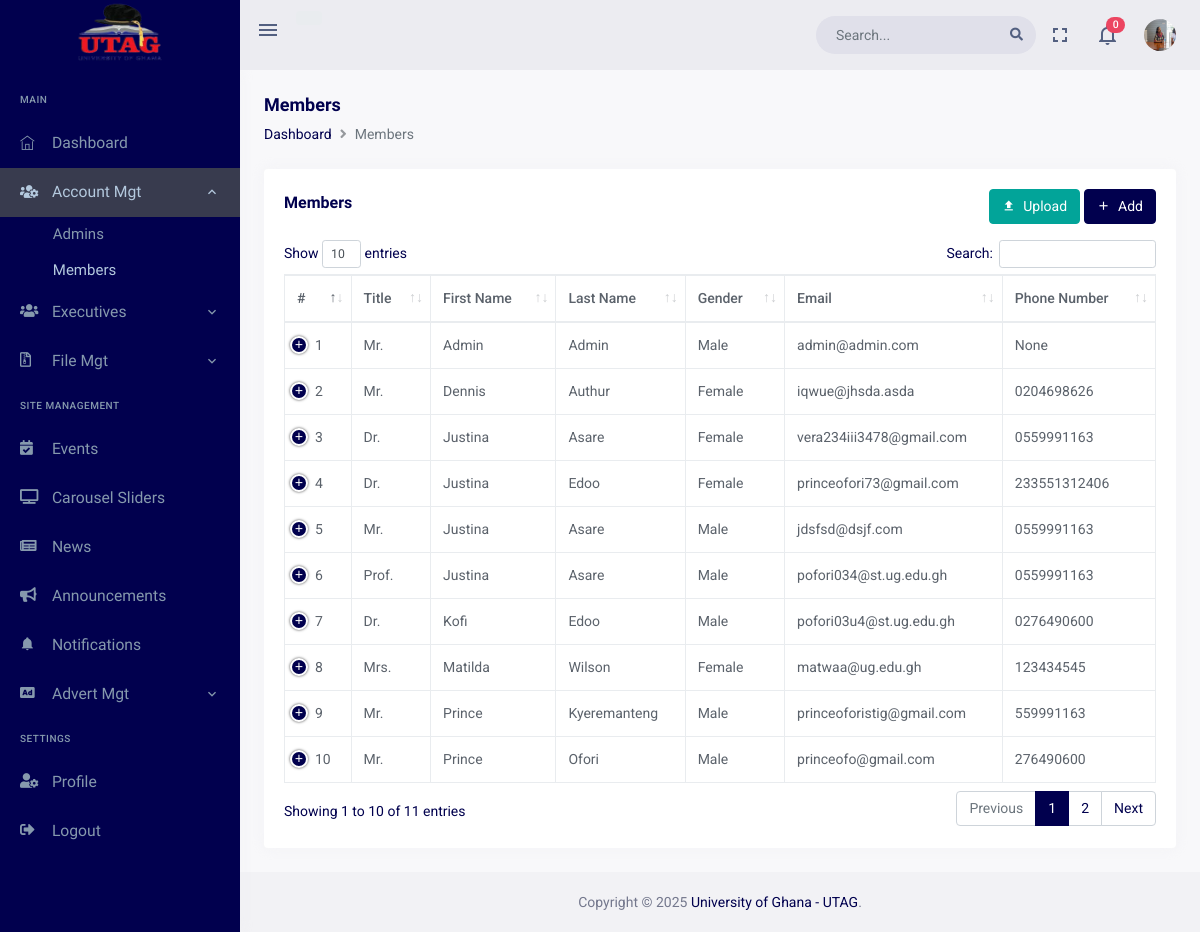
Page /dashboard/account_management/members (signed in) on the committed database.
### accounts/models.py (models this page shows, shortened)
class User(AbstractBaseUser, PermissionsMixin):
    TITLE_CHOICES = (
        ('Prof.', 'Prof.'),
        ('Dr.', 'Dr.'),
        ('Mr.', 'Mr.'),
        ('Mrs.', 'Mrs.'),
    )
    GENDER_CHOICES = (
        ('Male', 'Male'),
        ('Female', 'Female')
    )
    EXECUTIVE_POSITION_CHOICES = (
        ('President', 'President'),
        ('Vice President', 'Vice President'),
        ('Secretary', 'Secretary'),
        ('Treasurer', 'Treasurer'),
        ('Committee Member', 'Committee Member'),
    )
    title = models.CharField(max_length=5, choices=TITLE_CHOICES)
    first_name = models.CharField(max_length=30)
    other_name = models.CharField(max_length=30, blank=True, null=True)
    last_name = models.CharField(max_length=30)
    gender = models.CharField(max_length=10, choices=GENDER_CHOICES)
    profile_pic = models.ImageField(upload_to='profile_pictures/', blank=True, null=True)
    email = models.EmailField(unique=True)
    email_sent = models.BooleanField(default=False)
    phone_number = models.CharField(max_length=15, blank=True, null=True)
    department = models.CharField(max_length=50, blank=True, null=True)
    created_from_dashboard = models.BooleanField(default=False)
    created_by = models.ForeignKey('self', on_delete=models.CASCADE, blank=True, null=True)
    is_bulk_creation = models.BooleanField(default=False)
    created_at = models.DateTimeField(auto_now_add=True)
    updated_at = models.DateTimeField(auto_now=True)
    is_staff = models.BooleanField(default=False)
    is_superuser = models.BooleanField(default=False)
    executive_image = models.ImageField(upload_to='executive_images/', blank=True, null=True)
    executive_position = models.CharField(max_length=30, choices=EXECUTIVE_POSITION_CHOICES, blank=True, null=True)
    fb_profile_url = models.URLField(blank=True, null=True)
    twitter_profile_url = models.URLField(blank=True, null=True)
    linkedin_profile_url = models.URLField(blank=True, null=True)
    date_appointed = models.DateField(null=True, blank=True)
    date_ended = models.DateField(null=True, blank=True)
    is_active_executive = models.BooleanField(default=False)
    objects = UserManager()
    USERNAME_FIELD = 'email'
    REQUIRED_FIELDS = ['title', 'first_name', 'last_name', 'gender']
    def get_full_name(self):
        if self.other_name:
            return f'{self.title} {self.first_name} {self.other_name} {self.last_name}'
        else:
            return f'{self.title} {self.first_name} {self.last_name}'
    def get_short_name(self):
        return self.first_name
    def get_profile_pic_url(self):
        return self.profile_pic.url if self.profile_pic else '/static/dashboard/assets/images/users/profile.png'
    class Meta:
        permissions = [
        ('view_dashboard', 'Can view dashboard'),
        ('add_admin', 'Can add admin'),
        ('change_admin', 'Can change admin'),
        ('delete_admin', 'Can delete admin'),
        ('view_admin', 'Can view admin'),
        ('add_executive', 'Can add executive'),
        ('change_executive', 'Can change executive'),
        ('delete_executive', 'Can delete executive'),
        ('view_executive', 'Can view executive'),
        ('add_member', 'Can add member'),
        ('change_member', 'Can change member'),
        ('delete_member', 'Can delete member'),
        ('view_member', 'Can view member'),
        ]

### dashboard/views/account.py (the view)
# urls.py: path('account_management/members',views.MemberListView.as_view(), name='members'),
class MemberListView(PermissionRequiredMixin, View):
    permission_required = 'accounts.view_member'
    template_name = 'dashboard_pages/members.html'
    @method_decorator(MustLogin)
    def get(self, request):
        users = User.objects.filter(groups__name='Member').order_by('first_name')
        total_documents = Document.objects.filter(category='internal').count()
        total_external_documents = Document.objects.filter(category='external').count()
        notifications = Notification.objects.filter(user=request.user).order_by('-created_at')[:5]
        notification_count = Notification.objects.filter(user=request.user, status='UNREAD').count()
        context = {
            'users': users,
            'total_documents': total_documents,
            'total_external_documents': total_external_documents,
            'notifications': notifications,
            'notification_count': notification_count,
            'has_add_permission': request.user.has_perm('accounts.add_member'),
            'has_change_permission': request.user.has_perm('accounts.change_member'),
            'has_delete_permission': request.user.has_perm('accounts.delete_member'),
        }
        return render(request, self.template_name, context)

### dashboard/templates/dashboard_pages/members.html (shortened to what this page needs)
{% extends "base/dashboard_base.html" %}
{% load static %}
{% block content %}
<div class="page-content">
    <div class="container-fluid">
        <div class="page-title-box">
            <div class="row align-items-center">
                <div class="col-md-8">
                    <h6 class="page-title">Members</h6>
                    <ol class="breadcrumb m-0">
                        <li class="breadcrumb-item"><a href="{% url 'dashboard:dashboard' %}">Dashboard</a></li>
                        <li class="breadcrumb-item active" aria-current="page">Members</li>
                    </ol>
                </div>
            </div>
        </div>
        <div class="row">
            <div class="col-12">
                <div class="card">
                    <div class="card-body">
                        <div class="row align-items-center">
                            <div class="col-md-8">
                                <h4 class="card-title">Members</h4>
                            </div>
                            {% if has_add_permission %}
                            <div class="col-md-4">
                                <div class="float-end d-none d-md-block">
                                    <button class="btn btn-success" type="button" data-bs-toggle="modal" data-bs-target="#uploadOptionsModal">
                                        <i class="mdi mdi-upload me-1"></i> Upload
                                    </button>
                                    <button class="btn btn-primary" type="button" data-bs-toggle="modal" data-bs-target="#addModal">
                                        <i class="mdi mdi-plus me-1"></i> Add
                                    </button>
                                </div>
                            </div>
                            {% endif %}
                        </div>
                        <div class='mt-3'>
                        <table id="datatable" class="table table-bordered dt-responsive nowrap" style="border-collapse: collapse; border-spacing: 0; width: 100%;">
                            <thead>
                                <tr>
                                    <th>#</th>
                                    <th>Title</th>
                                    <th>First Name</th>
                                    <th>Last Name</th>
                                    <th>Gender</th>
                                    <th>Email</th>
                                    <th>Phone Number</th>
                                </tr>
                            </thead>
                            <tbody>
                                {% for member in users %}
                                <tr>
                                    <td>{{forloop.counter}}</td>
                                    <td>{{member.title}}</td>
                                    <td>{{member.first_name}}</td>
                                    <td>{{member.last_name}}</td>
                                    <td>{{member.gender}}</td>
                                    <td>{{member.email}}</td>
                                    <td>{{member.phone_number}}</td>
                                </tr>
                                {% endfor %}
                            </tbody>
                        </table>
                        </div>
                    </div>
                </div>
            </div>
        </div>
    </div>
</div>
{% endblock content %}
{% block my_styles %}
 <link href="{% static 'dashboard/assets/libs/datatables.net-bs4/css/dataTables.bootstrap4.min.css' %}" rel="stylesheet" type="text/css">
 <link href="{% static 'dashboard/assets/libs/datatables.net-buttons-bs4/css/buttons.bootstrap4.min.css' %}" rel="stylesheet" type="text/css">
 <link href="{% static 'dashboard/assets/libs/datatables.net-responsive-bs4/css/responsive.bootstrap4.min.css' %}" rel="stylesheet" type="text/css">
{% endblock my_styles %}

### dashboard/templates/includes/dash_header.html (shortened to what this page needs)
{% load static %}
<header id="page-topbar">
    <div class="navbar-header">
        <div class="d-flex">
            <div class="navbar-brand-box">
                <a href="{% url 'website:index' %}" class="logo logo-light">
                    <span class="logo-lg">
                        <img src="{% static 'dashboard/assets/images/utag_ug.png' %}" alt="" height="80">
                    </span>
                </a>
            </div>
            <button type="button" class="btn btn-sm px-3 font-size-24 header-item waves-effect" id="vertical-menu-btn">
                <i class="mdi mdi-menu"></i>
            </button>
            <div class="d-none d-sm-block">
                <div class="pt-3 d-inline-block">
                    {% if user.is_authenticated %}
                    <p class="btn btn-secondary">
                    </p>
                    {% endif %}
                </div>
            </div>
        </div>
        <div class="d-flex">
            <form class="app-search d-none d-lg-block">
                <div class="position-relative">
                    <input type="text" class="form-control" placeholder="Search...">
                    <span class="fa fa-search"></span>
                </div>
            </form>
            <div class="dropdown d-none d-lg-inline-block">
                <button type="button" class="btn header-item noti-icon waves-effect" data-bs-toggle="fullscreen">
                    <i class="mdi mdi-fullscreen"></i>
                </button>
            </div>
            <div class="dropdown d-inline-block">
                <button type="button" class="btn header-item noti-icon waves-effect" id="page-header-notifications-dropdown" data-bs-toggle="dropdown" aria-haspopup="true" aria-expanded="false">
                    <i class="mdi mdi-bell-outline"></i>
                    <span class="badge bg-danger rounded-pill">{{ notification_count }}</span>
                </button>
            </div>
            <div class="dropdown d-inline-block">
                <button type="button" class="btn header-item waves-effect" id="page-header-user-dropdown" data-bs-toggle="dropdown" aria-haspopup="true" aria-expanded="false">
                    <img class="rounded-circle header-profile-user" src="{% if request.user.profile_pic %} {{ request.user.get_profile_pic_url }} {% else %} {% static 'dashboard/assets/images/users/profile.png' %} {% endif %}" alt="Header Avatar">
                </button>
            </div>
        </div>
    </div>
</header>

### rows in the picture
User: profile_pic (picture)
User: title "Mr.", first_name "Admin", last_name "Admin", gender "Male", email "admin@admin.com", phone_number "None"
User: title "Mr.", first_name "Dennis", last_name "Authur", gender "Female", email "iqwue@jhsda.asda", phone_number "0204698626"
User: title "Dr.", first_name "Justina", last_name "Asare", gender "Female", email "vera234iii3478@gmail.com", phone_number "0559991163"
User: title "Dr.", first_name "Justina", last_name "Edoo", gender "Female", email "princeofori73@gmail.com", phone_number "233551312406"
User: title "Mr.", first_name "Justina", last_name "Asare", gender "Male", email "jdsfsd@dsjf.com", phone_number "0559991163"
User: title "Prof.", first_name "Justina", last_name "Asare", gender "Male", email "pofori034@st.ug.edu.gh", phone_number "0559991163"
User: title "Dr.", first_name "Kofi", last_name "Edoo", gender "Male", email "pofori03u4@st.ug.edu.gh", phone_number "0276490600"
User: title "Mrs.", first_name "Matilda", last_name "Wilson", gender "Female", email "matwaa@ug.edu.gh", phone_number "123434545"
User: title "Mr.", first_name "Prince", last_name "Kyeremanteng", gender "Male", email "princeoforistig@gmail.com", phone_number "559991163"
User: title "Mr.", first_name "Prince", last_name "Ofori", gender "Male", email "princeofo@gmail.com", phone_number "276490600"

### other values in the picture
{{ notification_count }} "0"
